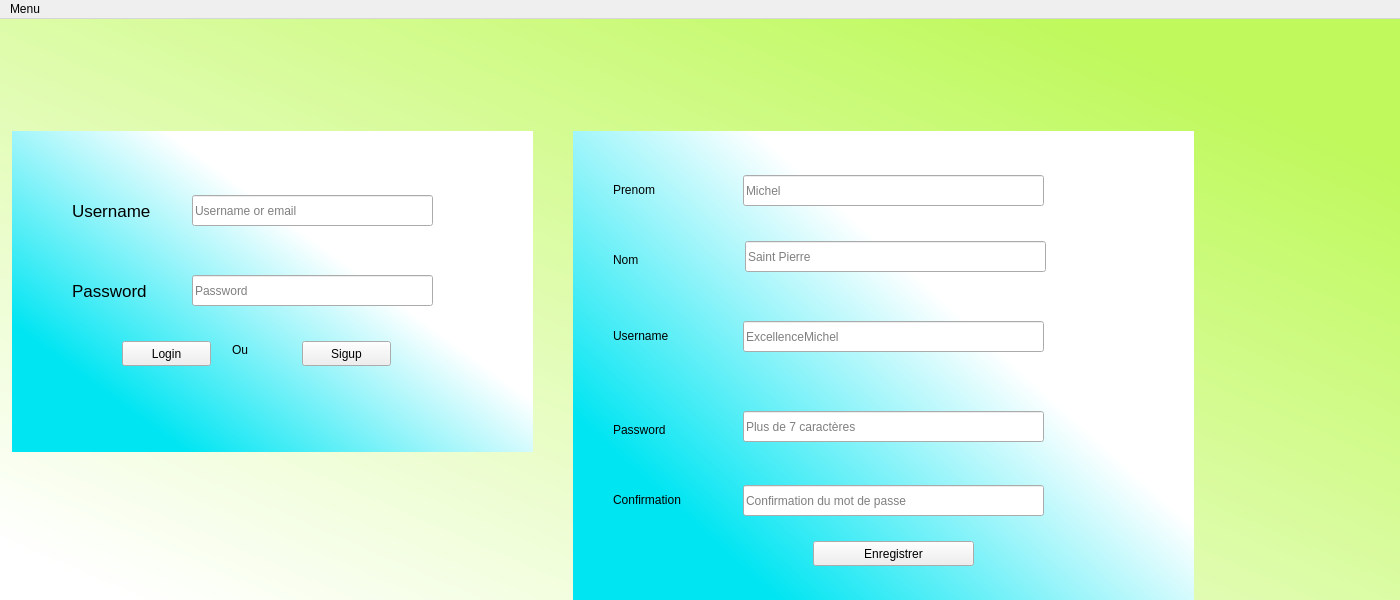
<?xml version="1.0" encoding="UTF-8"?>
<ui version="4.0">
 <class>MainWindow</class>
 <widget class="QMainWindow" name="MainWindow">
  <property name="geometry">
   <rect>
    <x>0</x>
    <y>0</y>
    <width>1400</width>
    <height>600</height>
   </rect>
  </property>
  <property name="windowTitle">
   <string>MainWindow</string>
  </property>
  <property name="styleSheet">
   <string notr="true">#centralwidget{
 background-color:qlineargradient(spread:pad, x1:0.936, y1:0.188, x2:0.091, y2:1, stop:0 rgba(191, 249, 92, 255), stop:1 rgba(255, 255, 255, 255))
}

#login_widget, #sigup_widget,  #profile_widget{
 background-color: qlineargradient(spread:pad, x1:0.201273, y1:0.842, x2:0.671, y2:0.448864, stop:0 rgba(0, 229, 242, 255), stop:1 rgba(255, 255, 255, 255));

}

#username_label, #password_label{
/*
background-color:qlineargradient(spread:pad, x1:0.984, y1:0.046, x2:0.97855, y2:0.063, stop:0 rgba(249, 249, 249, 255), stop:1 rgba(255, 255, 255, 255));
	border-color: rgb(0, 255, 0);
*/
}</string>
  </property>
  <widget class="QWidget" name="centralwidget">
   <widget class="QWidget" name="login_widget" native="true">
    <property name="geometry">
     <rect>
      <x>12</x>
      <y>112</y>
      <width>521</width>
      <height>321</height>
     </rect>
    </property>
    <widget class="QLineEdit" name="username_login_lineEdit">
     <property name="geometry">
      <rect>
       <x>180</x>
       <y>64</y>
       <width>241</width>
       <height>31</height>
      </rect>
     </property>
     <property name="toolTip">
      <string>&lt;html&gt;&lt;head/&gt;&lt;body&gt;&lt;p&gt;Vous pouvez faire entrer votre nom d'utilisateur ou votre adresse mail&lt;/p&gt;&lt;/body&gt;&lt;/html&gt;</string>
     </property>
     <property name="placeholderText">
      <string>Username or email</string>
     </property>
    </widget>
    <widget class="QLineEdit" name="password_login_lineEdit">
     <property name="geometry">
      <rect>
       <x>180</x>
       <y>144</y>
       <width>241</width>
       <height>31</height>
      </rect>
     </property>
     <property name="toolTip">
      <string>&lt;html&gt;&lt;head/&gt;&lt;body&gt;&lt;p&gt;Votre mot de passe que avez mis lors de votre inscription&lt;/p&gt;&lt;/body&gt;&lt;/html&gt;</string>
     </property>
     <property name="placeholderText">
      <string>Password</string>
     </property>
    </widget>
    <widget class="QPushButton" name="login_button">
     <property name="geometry">
      <rect>
       <x>110</x>
       <y>210</y>
       <width>89</width>
       <height>25</height>
      </rect>
     </property>
     <property name="text">
      <string>Login</string>
     </property>
    </widget>
    <widget class="QPushButton" name="sigup_login_button">
     <property name="geometry">
      <rect>
       <x>290</x>
       <y>210</y>
       <width>89</width>
       <height>25</height>
      </rect>
     </property>
     <property name="text">
      <string>Sigup</string>
     </property>
    </widget>
    <widget class="QLabel" name="username_login_label">
     <property name="geometry">
      <rect>
       <x>60</x>
       <y>70</y>
       <width>101</width>
       <height>20</height>
      </rect>
     </property>
     <property name="font">
      <font>
       <pointsize>13</pointsize>
      </font>
     </property>
     <property name="styleSheet">
      <string notr="true">border-color: rgb(0, 255, 0);</string>
     </property>
     <property name="text">
      <string>Username</string>
     </property>
    </widget>
    <widget class="QLabel" name="password_label">
     <property name="geometry">
      <rect>
       <x>60</x>
       <y>150</y>
       <width>91</width>
       <height>20</height>
      </rect>
     </property>
     <property name="font">
      <font>
       <pointsize>13</pointsize>
      </font>
     </property>
     <property name="text">
      <string>Password</string>
     </property>
    </widget>
    <widget class="QLabel" name="or_login_label">
     <property name="geometry">
      <rect>
       <x>220</x>
       <y>210</y>
       <width>31</width>
       <height>17</height>
      </rect>
     </property>
     <property name="text">
      <string>Ou</string>
     </property>
    </widget>
   </widget>
   <widget class="QWidget" name="sigup_widget" native="true">
    <property name="enabled">
     <bool>true</bool>
    </property>
    <property name="geometry">
     <rect>
      <x>573</x>
      <y>112</y>
      <width>621</width>
      <height>471</height>
     </rect>
    </property>
    <widget class="QLabel" name="username_signup_label">
     <property name="geometry">
      <rect>
       <x>40</x>
       <y>196</y>
       <width>91</width>
       <height>17</height>
      </rect>
     </property>
     <property name="text">
      <string>Username</string>
     </property>
    </widget>
    <widget class="QLabel" name="prenom_signup_label">
     <property name="geometry">
      <rect>
       <x>40</x>
       <y>50</y>
       <width>91</width>
       <height>17</height>
      </rect>
     </property>
     <property name="text">
      <string>Prenom</string>
     </property>
    </widget>
    <widget class="QLabel" name="nom_signup_label">
     <property name="geometry">
      <rect>
       <x>40</x>
       <y>120</y>
       <width>81</width>
       <height>17</height>
      </rect>
     </property>
     <property name="text">
      <string>Nom</string>
     </property>
    </widget>
    <widget class="QLabel" name="password_signup_label">
     <property name="geometry">
      <rect>
       <x>40</x>
       <y>290</y>
       <width>91</width>
       <height>17</height>
      </rect>
     </property>
     <property name="text">
      <string>Password</string>
     </property>
    </widget>
    <widget class="QLabel" name="confirmation_pass_signup_label">
     <property name="geometry">
      <rect>
       <x>40</x>
       <y>360</y>
       <width>91</width>
       <height>17</height>
      </rect>
     </property>
     <property name="text">
      <string>Confirmation</string>
     </property>
    </widget>
    <widget class="QLineEdit" name="prenom_sigunp_lineEdit">
     <property name="geometry">
      <rect>
       <x>170</x>
       <y>44</y>
       <width>301</width>
       <height>31</height>
      </rect>
     </property>
     <property name="placeholderText">
      <string>Michel</string>
     </property>
    </widget>
    <widget class="QLineEdit" name="nom_signup_lineEdit">
     <property name="geometry">
      <rect>
       <x>172</x>
       <y>110</y>
       <width>301</width>
       <height>31</height>
      </rect>
     </property>
     <property name="placeholderText">
      <string>Saint Pierre</string>
     </property>
    </widget>
    <widget class="QLineEdit" name="username_signup_lineEdit">
     <property name="geometry">
      <rect>
       <x>170</x>
       <y>190</y>
       <width>301</width>
       <height>31</height>
      </rect>
     </property>
     <property name="placeholderText">
      <string>ExcellenceMichel</string>
     </property>
    </widget>
    <widget class="QLineEdit" name="password_signup_lineEdit">
     <property name="geometry">
      <rect>
       <x>170</x>
       <y>280</y>
       <width>301</width>
       <height>31</height>
      </rect>
     </property>
     <property name="placeholderText">
      <string>Plus de 7 caractères</string>
     </property>
    </widget>
    <widget class="QLineEdit" name="confirmation_pass_signup_lineEdit">
     <property name="geometry">
      <rect>
       <x>170</x>
       <y>354</y>
       <width>301</width>
       <height>31</height>
      </rect>
     </property>
     <property name="placeholderText">
      <string>Confirmation du mot de passe</string>
     </property>
    </widget>
    <widget class="QPushButton" name="signup_signup_button">
     <property name="geometry">
      <rect>
       <x>240</x>
       <y>410</y>
       <width>161</width>
       <height>25</height>
      </rect>
     </property>
     <property name="text">
      <string>Enregistrer</string>
     </property>
    </widget>
   </widget>
  </widget>
  <widget class="QMenuBar" name="barre_menu">
   <property name="geometry">
    <rect>
     <x>0</x>
     <y>0</y>
     <width>1400</width>
     <height>22</height>
    </rect>
   </property>
   <widget class="QMenu" name="menuMenu">
    <property name="title">
     <string>Menu</string>
    </property>
   </widget>
   <addaction name="menuMenu"/>
  </widget>
 </widget>
 <tabstops>
  <tabstop>username_login_lineEdit</tabstop>
  <tabstop>password_login_lineEdit</tabstop>
  <tabstop>login_button</tabstop>
  <tabstop>sigup_login_button</tabstop>
  <tabstop>prenom_sigunp_lineEdit</tabstop>
  <tabstop>nom_signup_lineEdit</tabstop>
  <tabstop>username_signup_lineEdit</tabstop>
  <tabstop>password_signup_lineEdit</tabstop>
  <tabstop>confirmation_pass_signup_lineEdit</tabstop>
  <tabstop>signup_signup_button</tabstop>
 </tabstops>
 <resources/>
 <connections/>
</ui>
